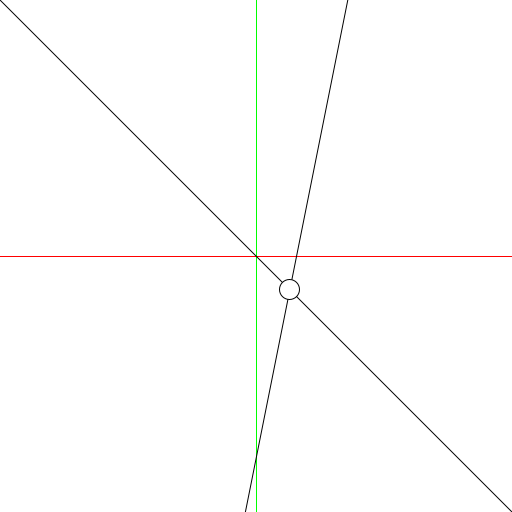
Frame 1 (no input)
Frame 60 (the mouse pressed at the canvas centre just before this capture): identical to frame 1, image omitted
Frame 120 (the mouse held since frame 60 and released just before this capture): identical to frame 1, image omitted

The Processing sketch that drew this single still picture (run headless with seeded random() and noise(); from frame 60 on, the mouse is pressed at the canvas centre):

// Processing sketch: sketch_06_axiomas
// ── sketch_06_axiomas.pde
LineaRecta l1, l2;

void setup () {
  //fullScreen();
  size(512, 512);
  l1 = new LineaRecta();
  l2 = new LineaRecta();
  l2.m = -5;
  l2.b = 200;
}

void draw () {
  background(255);
  translate(width/2, height/2);
  ejes();
  l1.Dibujar();
  l2.Dibujar();
  PVector p = Interseccion(l1,l2);
  circle(p.x, p.y, 20);
}

void ejes () {
  float max = 1000;
  stroke(255,0,0);
  line(-max, 0, max,0);
  stroke(0,255,0);
  line(0, -max, 0, max);
}

// ── LineaRecta.pde
class LineaRecta {
  float m;
  float b;
  
  LineaRecta() {
    m = 1;
    b = 0;
  }
  
  void Dibujar() {
    float x1 = -500, x2 = 500;
    float y1 = m * x1 + b;
    float y2 = m * x2 + b;
    stroke(0);
    line(x1, y1, x2, y2);
   /*
    float dx = x2 - x1;
    float dy = y2 - y1;
    float theta = atan(dy/dx);
    textSize(128);
    fill(0);
    text(str(degrees(theta)), -100, -100);
    */
  }
}

float AnguloLineas (LineaRecta l1, LineaRecta l2) {
  return (l2.m-l1.m) / (1 + l1.m*l2.m);
}

PVector Interseccion(LineaRecta l1, LineaRecta l2) {
  float x = (l2.b-l1.b) / (l1.m-l2.m);
  float y = l1.m * ((l2.b-l1.b)/(l1.m-l2.m)) + l1.b;
  return new PVector(x,y);
}
